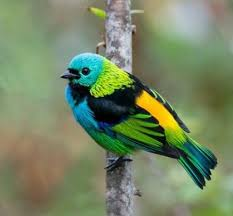
#> input picture PCD-kating/MODUL 2/images.jpg, 233 x 216 px
$ jupyter execute Tugas.ipynb
#> lines starting #> are read from the running program, lines starting #| are printed output that depends on the picture; after the words box and inside, x2 and y2 are one past the last pixel; in counts of white or black regions, pixels touching at a corner belong together
[cell 1]
import cv2 as cv
import numpy as np
import scipy.ndimage as nd
import matplotlib.image as im
import matplotlib.pyplot as plt

[cell 2]
img = cv.imread("images.jpg")
#> img is the input picture: shape (216, 233, 3); mean B, G, R 100.6, 133.6, 117.9
zero = np.zeros([1000,1000])
cer = np.zeros([500,500])
plt.imshow(img)

[cell 3]
# imgg = np.asarray(img)

[cell 4]
imgg = cv.cvtColor(img, cv.COLOR_BGR2GRAY)
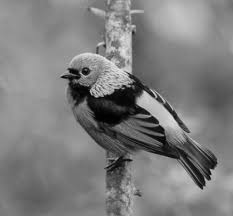
#> imgg: shape (216, 233); min 0, max 234, mean 125.2

[cell 5]
print(imgg.shape,zero.shape,cer.shape)
#| (216, 233) (1000, 1000) (500, 500)
print(type(imgg),type(zero),type(cer))
#| <class 'numpy.ndarray'> <class 'numpy.ndarray'> <class 'numpy.ndarray'>

[cell 6]
def rotation (imgdata,zeroes,x,y,degre):
#> called with x = 250, y = 250, degre = 135
    degre=np.deg2rad(degre)
    for i in range(len(imgdata)):
        for j in range(len(imgdata)):
            tmpx=(np.cos(degre)*(x-i))-(np.sin(degre)*(y-j)+x)
            tmpx=int(tmpx)
            tmpy=(np.sin(degre)*(x-i))+(np.cos(degre)*(y-j)+y)
            tmpy=int(tmpy)
            zeroes[tmpx-300,tmpy+300]=imgdata[i,j]
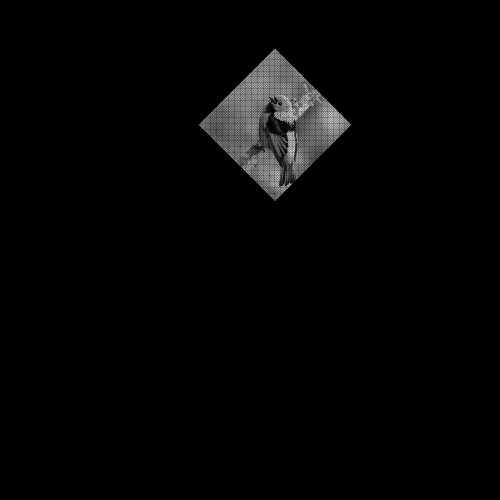
#> zeroes: shape (1000, 1000) float64 (shown at 1/2 size); min 0, max 234, mean 4.8
    plt.imshow(zeroes)

[cell 7]
rotation(imgg, zero,250,250,135)
# sudah bisa semua sudut

[cell 8]
def cermin (imgdata,p):
    for rw in range (len(imgdata)):
        k=len(imgdata[0])-1
        for cl in range (len(imgdata)):
            p[rw,k]=imgdata[rw,cl]
            k-=1
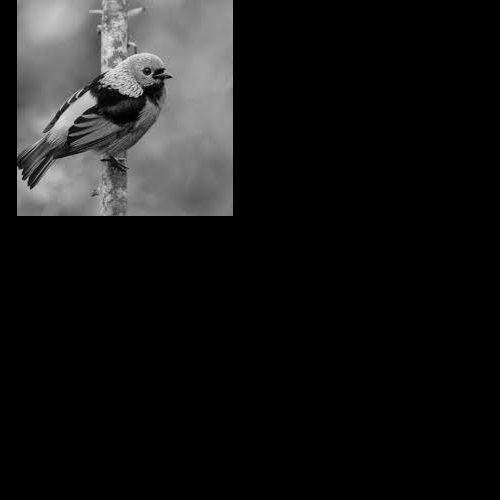
#> p: shape (500, 500) float64; min 0, max 234, mean 23.3
    plt.imshow(p)

[cell 9]
cermin (imgg ,cer)

[cell 10]
def cerminn (imgdata,p):
    k=len(imgdata[0])-1
#> k = 232
    for rw in range (len(imgdata)):
        for cl in range (len(imgdata)):
            p[k,cl]=imgdata[rw,cl]
        k-=1
#> this loop made 216 passes
#> k on passes 1 to 3: 231, 230, 229
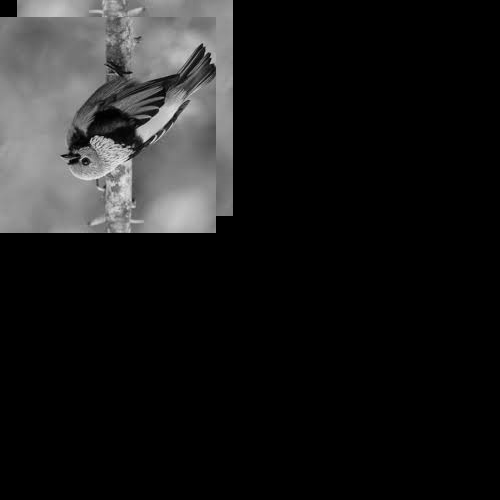
#> p: shape (500, 500) float64; 18.48% of pixels changed, all inside (x1, y1, x2, y2) = (0, 17, 216, 233)
#> after the loop, k = 16
    plt.imshow(p)
